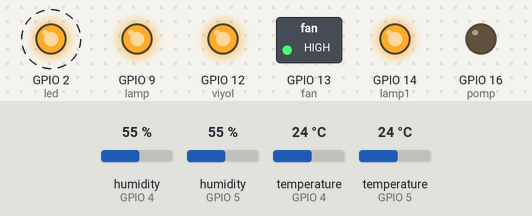
The sketch below on a simulated ESP8266 (NodeMCU). Shown: switched loads named in the sketch (green lamp = pin HIGH), output pins drawn as LEDs (lit = HIGH). Dashed ring = blinking. Inputs (shaded band) come from the test bench; at power-on: temperature (sensors on GPIO 4, GPIO 5) 24 °C, humidity (sensors on GPIO 4, GPIO 5) 55 %. WiFi joins after 1.5 s; servers stay silent unless stated; the Firebase database answers and starts empty.

Above: at 6.3 s.
6.4 s: temperature (sensor on GPIO 4) set to 36 °C
14.2 s: temperature (sensor on GPIO 4) set to 39 °C
At 18.1 s:
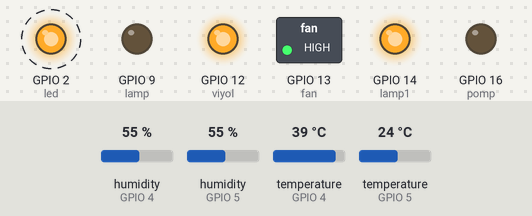
21.9 s: temperature (sensor on GPIO 5) set to 31 °C
25.8 s: temperature (sensor on GPIO 5) set to 34 °C
At 29.6 s:
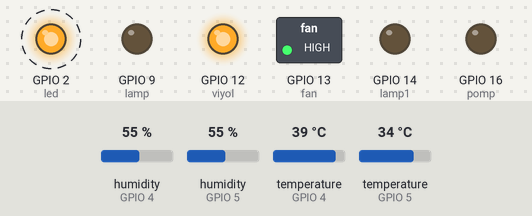
33.5 s: temperature (sensor on GPIO 4) set to 12 °C
At 36.5 s:
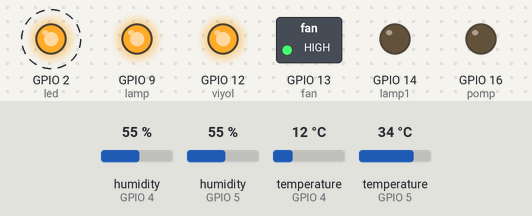
39.3 s: temperature (sensor on GPIO 4) set to 41 °C
At 41.1 s:
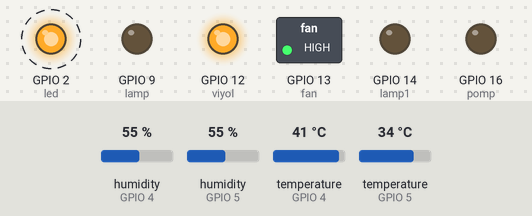
Timing chart, 0 to 46.0 s (numbered marks = the images above; inputs shaded):
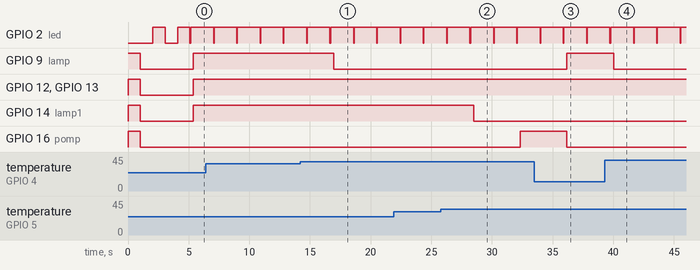

The sketch:

kulucka_esp.ino
```cpp
#include "FirebaseESP8266.h"
#include <ESP8266WiFi.h>
#include "DHT.h"


//api başı
#define FIREBASE_HOST "kulucka-ba611-default-rtdb.firebaseio.com"
#define FIREBASE_AUTH "eqrC57Zs1Tg0GOPcOtTVfLsVE1k1xhV3GU8F1P3X"


//api sonu

#define ssid "SaMaNEv"                                     // Modem SSID adı
#define password  "bismillah.25"                           // Modem Şifre

#define ssid1 "Gultekin"                                    // Modem SSID adı
#define password1  "68426633.mg"                            // Modem Şifre

#define ssid2 "MyGul"                                        // Modem SSID adı
#define password2  "68426633.mg"                             // Modem Şifre

//Pin başı
DHT dht1(4, DHT11); // kulucka sensör
DHT dht2(5, DHT11); // yavruluk sensör

int led = 2;
int lamp = 9;
int viyol = 12;
int fan = 13;
int lamp1 = 14;
int pomp = 16;

//Pin sonu

// Otomasyon Başı

int lampd = LOW;
int viyold = LOW;
int fand = LOW;
int lamp1d = LOW;
int pompd = LOW;
int oto = 1;

unsigned long sn;
unsigned long viyolsn;
unsigned long pompsn;
unsigned long fansn;
unsigned long otosn;

// Otomasyon Sonu

FirebaseData fbdata;

void setup() {
//  Serial.begin(115200);

// Pin Tanımlama Başı
  pinMode(led, OUTPUT);
  pinMode(lamp, OUTPUT);
  pinMode(viyol, OUTPUT);
  pinMode(fan, OUTPUT);
  pinMode(lamp1, OUTPUT);
  pinMode(pomp, OUTPUT);
// Pin Tanımlama Sonu

// Çıkış test başı
  digitalWrite(lamp, HIGH);
  digitalWrite(viyol, HIGH);
  digitalWrite(fan, HIGH);
  digitalWrite(lamp1, HIGH);
  digitalWrite(pomp, HIGH);
delay(1000);
  digitalWrite(lamp, LOW);
  digitalWrite(viyol, LOW);
  digitalWrite(fan, LOW);
  digitalWrite(lamp1, LOW);
  digitalWrite(pomp, LOW);
// Çıkış test sonu

  //wifi başı
WiFi.mode(WIFI_STA);


  WiFi.begin(ssid, password);
      while (WiFi.status() != WL_CONNECTED) {
        delay(1000);
        digitalWrite(led, LOW); delay(50); digitalWrite(led, HIGH);
      }


  if (WiFi.status() == WL_CONNECTED) {
  digitalWrite(led, LOW); delay(1000); digitalWrite(led, HIGH);

  Firebase.begin(FIREBASE_HOST, FIREBASE_AUTH);
  Firebase.reconnectWiFi(true);
} //wifi sonu

  dht1.begin();
  dht2.begin();
  delay(1000);

}


void loop() {

digitalWrite(led, LOW); delay(50); digitalWrite(led, HIGH); delay(50);
sn = millis();

  String statu = "";

  float n1 = dht1.readHumidity();
  float s1 = dht1.readTemperature();

  float n2 = dht2.readHumidity();
  float s2 = dht2.readTemperature();


  if (isnan(n1) || isnan(s1)) {
    statu = statu + " Kuluçka Sensör Okunamadı.";
    s1 = 0;
    n1 = 0;
  }
  if (isnan(n2) || isnan(s2)) {
    statu = statu + " Yavruluk Sensör Okunamadı.";
    s2 = 0;
    n2 = 0;
  }

if (WiFi.status() == WL_CONNECTED) {
  if (Firebase.getString(fbdata, "/auto")){
    if (fbdata.stringData() == "1"){
      oto = 1;
      otosn = sn;
      }
    else if (fbdata.stringData() == "0"){
      oto = 0;
      }
  }
} else {
  oto = 1;
}

if (oto == 0){
  //otomatik kapalı ise
      digitalWrite(led, LOW);


if (WiFi.status() == WL_CONNECTED) {

  if (Firebase.getString(fbdata, "/slamp")){
    if (fbdata.stringData() == "1") lampd = 1;
    else if (fbdata.stringData() == "0") lampd = 0;
   }
  if (Firebase.getString(fbdata, "/viyol")){
    if (fbdata.stringData() == "1") viyold = 1;
    else if (fbdata.stringData() == "0") viyold = 0;
   }
  if (Firebase.getString(fbdata, "/sfan")){
    if (fbdata.stringData() == "1") fand = 1;
    else if (fbdata.stringData() == "0") fand = 0;
   }
  if (Firebase.getString(fbdata, "/npomp")){
    if (fbdata.stringData() == "1") pompd = 1;
    else if (fbdata.stringData() == "0") pompd = 0;
   }
  if (Firebase.getString(fbdata, "/slamp1")){
    if (fbdata.stringData() == "1") lamp1d = 1;
    else if (fbdata.stringData() == "0") lamp1d = 0;
   }

  digitalWrite(lamp, lampd);
  digitalWrite(viyol, viyold);
  digitalWrite(fan, fand);
  digitalWrite(lamp1, lamp1d);
  digitalWrite(pomp, pompd);


} else {
  oto = 1;
}

if (sn - otosn >= 10000){
   otosn = sn;
   oto = 1;
}


} else if (oto == 1){
  //otomatik açık ise
   otosn = sn;

if (s1 <= 37){
  lampd = HIGH;
  fand = HIGH;
  fansn = sn;
} else {
  lampd = LOW;
}

if (s2 <= 32){
  lamp1d = HIGH;
} else {
  lamp1d = LOW;
}


if (n1 <= 55) {
  if (sn - pompsn <= 5000){
    pompd = HIGH;
  } else if (sn - pompsn <= 30000){
    pompd = LOW;
  } else {
    pompsn = sn;
  }
}

if (sn - viyolsn <= 300000){
  viyold = HIGH;
} else if (sn - viyolsn <= 3600000){
  viyold = LOW;
} else {
  viyolsn = sn;
}


if (sn - fansn <= 300000){
  fand = HIGH;
} else if (sn - fansn <= 1800000){
  fand = LOW;
} else {
  fansn = sn;
}

  digitalWrite(lamp, lampd);
  digitalWrite(viyol, viyold);
  digitalWrite(fan, fand);
  digitalWrite(lamp1, lamp1d);
  digitalWrite(pomp, pompd);

if (WiFi.status() == WL_CONNECTED) {
Firebase.setInt(fbdata, "/slamp", lampd);
Firebase.setInt(fbdata, "/viyol", viyold);
Firebase.setInt(fbdata, "/slamp1", lamp1d);
Firebase.setInt(fbdata, "/sfan", fand);
Firebase.setInt(fbdata, "/npomp", pompd);
}


  //otomatik açık ise son
} else {
  oto = 1;
}


if (WiFi.status() == WL_CONNECTED) {
Firebase.setInt(fbdata, "/auto", oto);
Firebase.setFloat(fbdata, "/s1", s1);
Firebase.setFloat(fbdata, "/n1", n1);
Firebase.setFloat(fbdata, "/s2", s2);
Firebase.setFloat(fbdata, "/n2", n2);
Firebase.setString(fbdata, "/statu", statu);
}

}
```

Measured:
- the behaviour switches between 37 and 38 °C on temperature (sensor on GPIO 4) (found by bisection; images 0 and 1)
- the behaviour switches between 32 and 33 °C on temperature (sensor on GPIO 5) (found by bisection; images 1 and 2)
- after the input at 14.2 s, GPIO 9 (lamp): HIGH → LOW after 2.7 s
- after the input at 25.8 s, GPIO 14 (lamp1): HIGH → LOW after 2.7 s
- after the input at 33.5 s, GPIO 9 (lamp): LOW → HIGH after 2.7 s
- after the input at 39.3 s, GPIO 9 (lamp): HIGH → LOW after 0.73 s
- by itself, GPIO 2 (led): alternates HIGH for 1.9 s and LOW for 0.05 s
